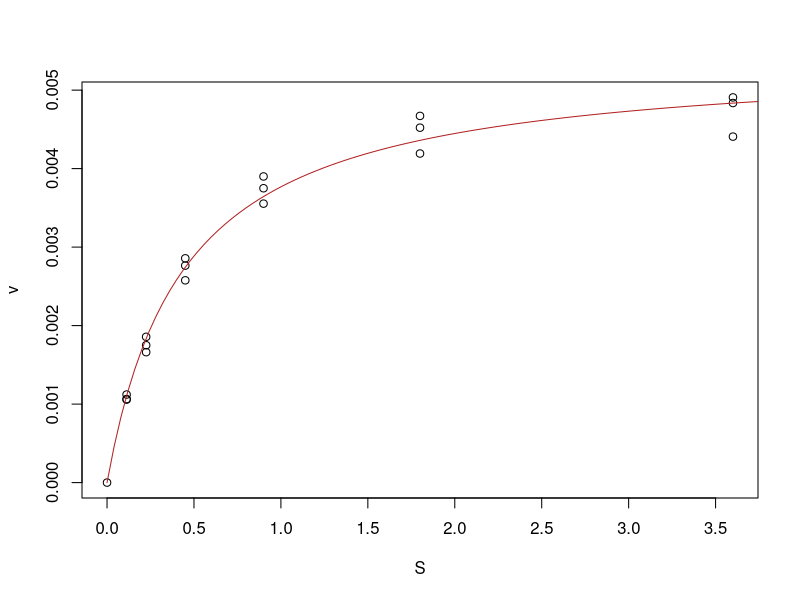

R code for this plot:
## ---- chunk 1
mm <- structure(list(S = c(3.6, 1.8, 0.9, 0.45, 0.225, 0.1125, 3.6, 
                           1.8, 0.9, 0.45, 0.225, 0.1125, 3.6, 1.8, 0.9, 0.45, 0.225, 0.1125, 
                           0), v = c(0.004407692, 0.004192308, 0.003553846, 0.002576923, 
                                     0.001661538, 0.001064286, 0.004835714, 0.004671429, 0.0039, 0.002857143, 
                                     0.00175, 0.001057143, 0.004907143, 0.004521429, 0.00375, 0.002764286, 
                                     0.001857143, 0.001121429, 0)), .Names = c("S", "v"), class = "data.frame",
                row.names = c(NA,-19L))
## ---- chunk 2
model.nls <- nls(v ~ Vm * S/(K+S), data = mm, 
                 start = list(K = max(mm$v)/2, Vm = max(mm$v)))
summary(model.nls)
## ---- chunk 3
params <- summary(model.nls)$coeff[,1]
plot(mm)
curve((params[2]*x)/(params[1]+x), from = 0, to = 4, add=TRUE, col='firebrick')
